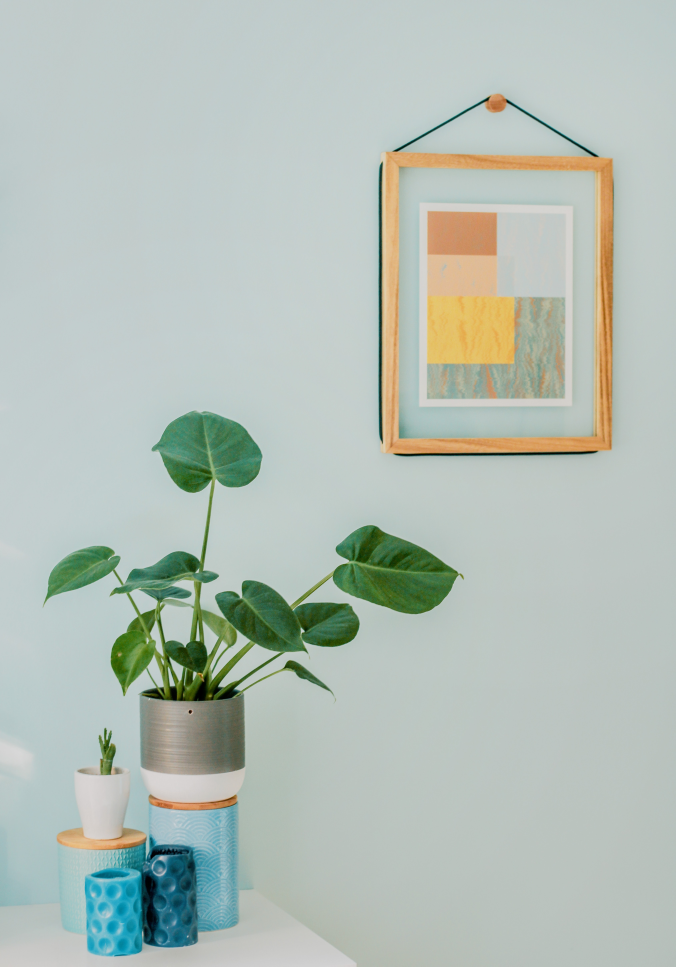
#> input picture orbicular-plant-on-desk-2249959.jpg, 3378 x 4831 px (shown at 1/5 size)
$ python pt.py
#> lines starting #> are read from the running program, lines starting #| are printed output that depends on the picture
import cv2, os
import numpy as np
from tkinter import filedialog


img_path = filedialog.askopenfilename()
#> the answer given: orbicular-plant-on-desk-2249959.jpg
# img_path = './img/pexels-photo-276690.jpg'
filename, ext = os.path.splitext(os.path.basename(img_path))
ori_img = cv2.imread(img_path)
#> ori_img is the input picture: shape (4831, 3378, 3); mean B, G, R 183.1, 191, 179.6
ori_img = cv2. resize(ori_img, dsize=(840, 680), interpolation=cv2.INTER_LINEAR)
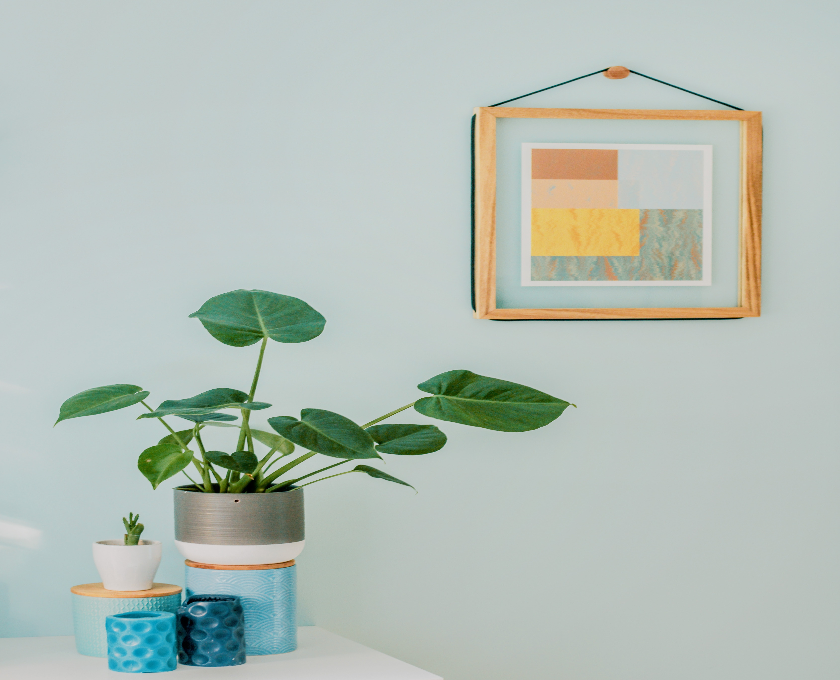
#> ori_img: shape (680, 840, 3); mean B, G, R 183, 190.9, 179.5

src = []
# mouse callback handler
def mouse_handler(event, x, y, flags, param):
  if event == cv2.EVENT_LBUTTONUP:
    img = ori_img.copy()

    src.append([x, y])

    for xx, yy in src:
      cv2.circle(img, center=(xx, yy), radius=5, color=(255, 0, 0), thickness=-1, lineType=cv2.LINE_AA)

    cv2.imshow('img', img)

    # perspective transform
    if len(src) == 4:
      src_np = np.array(src, dtype=np.float32)

      #np.linalg.norm 은 float형 값으로 떨어짐
      width = max(np.linalg.norm(src_np[0] - src_np[1]), np.linalg.norm(src_np[3] - src_np[2]))
      height = max(np.linalg.norm(src_np[0] - src_np[3]), np.linalg.norm(src_np[1] - src_np[2]))

      dst_np = np.array([
        [0, 0],
        [width, 0],
        [width, height],
        [0, height]
      ], dtype=np.float32)

      M = cv2.getPerspectiveTransform(src=src_np, dst=dst_np)
      result = cv2.warpPerspective(ori_img, M=M, dsize=(width, height))

      cv2.namedWindow('result', cv2.WINDOW_NORMAL)
      cv2.imshow('result', result)
      # cv2.imwrite('./result/%s_result%s' % (filename, ext), result)

def image_show():

  cv2.namedWindow('img')
  cv2.setMouseCallback('img', mouse_handler)
  cv2.imshow('img', ori_img)
  ch = cv2.waitKey(0)
#> (key q is pressed here)

  if ch == ord('q'):
    cv2.destroyWindow('img')
  elif ch == ord('r'):
    print('Reset')
    global src
    src = []
    image_show()

# main
image_show()
